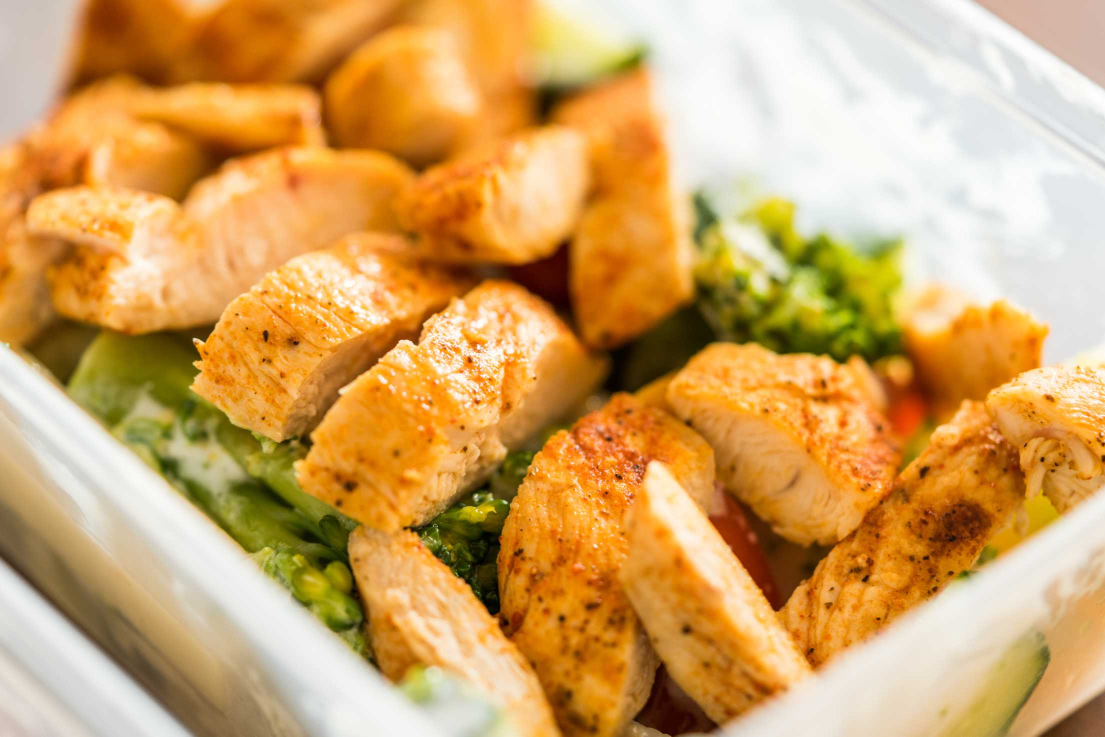
#> input picture assets/images/1.jpg, 2210 x 1473 px (shown at 1/2 size); its folder holds only this picture in this run
$ python resize.py   (older library calls are emulated)
#> lines starting #> are read from the running program, lines starting #| are printed output that depends on the picture
from PIL import Image
import os, sys

cwd = os.getcwd()
path= os.path.join(cwd,"images")
print(path)
dirs = os.walk( path )
final_size = 244;

def resize_aspect_fit():

    for root,dired,items in dirs:
    	for item in items:
	    	if os.path.isfile(os.path.join(root,item)):
	             print(item,flush=True)
	             try:
	             	im = Image.open(os.path.join(root,item))
#> im is the input picture: PIL image 2210x1473 RGB; mean R, G, B 209.3, 163.8, 99.7
	             	f, e = os.path.splitext(os.path.join(root,item))
	             	size = im.size
#> size = (2210, 1473)
	             	ratio = float(final_size) / max(size)
#> ratio = 0.11
	             	new_image_size = tuple([int(x*ratio) for x in size])
#> new_image_size = (244, 162)
	             	im = im.resize(new_image_size, Image.ANTIALIAS)
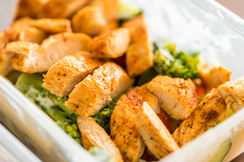
#> im: PIL image 244x162 RGB; mean R, G, B 209.2, 163.8, 99.7
	             	new_im = Image.new("RGB", (final_size, final_size))
#> new_im: PIL image 244x244 RGB; every value is 0
	             	new_im.paste(im, ((final_size-new_image_size[0])//2, (final_size-new_image_size[1])//2))
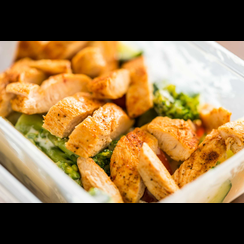
#> new_im: PIL image 244x244 RGB; mean R, G, B 138.9, 108.8, 66.2
	             	new_im.save(os.path.join(root,item) , 'JPEG', quality=85)
	             except Exception as e:
	             	pass

resize_aspect_fit()

$ run again, on assets/images/14.jpg
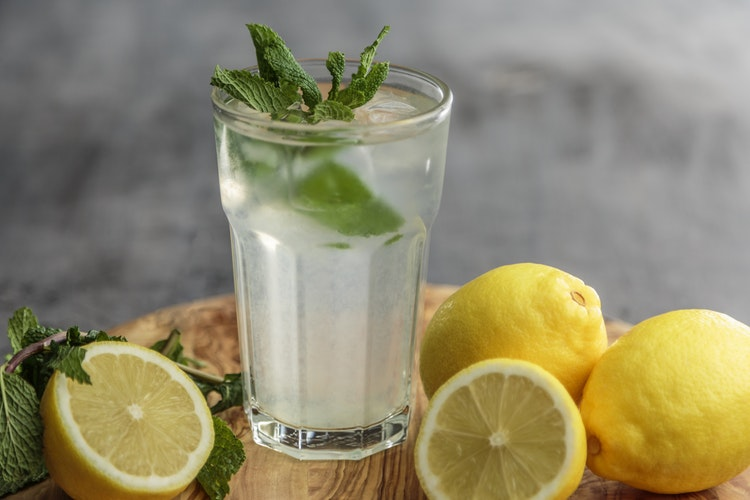
#> input picture assets/images/14.jpg, 750 x 500 px
#> in resize_aspect_fit, im is the input picture: PIL image 750x500 RGB; mean R, G, B 144.8, 138.3, 109.1
#> im: PIL image 243x162 RGB
#> in resize_aspect_fit, `new_im.paste(im, ((final_size-new_image_size[0])//2, (final_size-new_i..`:
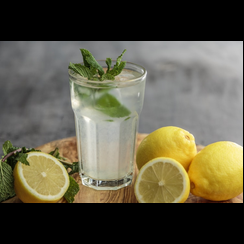
#> new_im: PIL image 244x244 RGB; mean R, G, B 95.7, 91.5, 72.1

$ run again, on assets/images/15.jpg
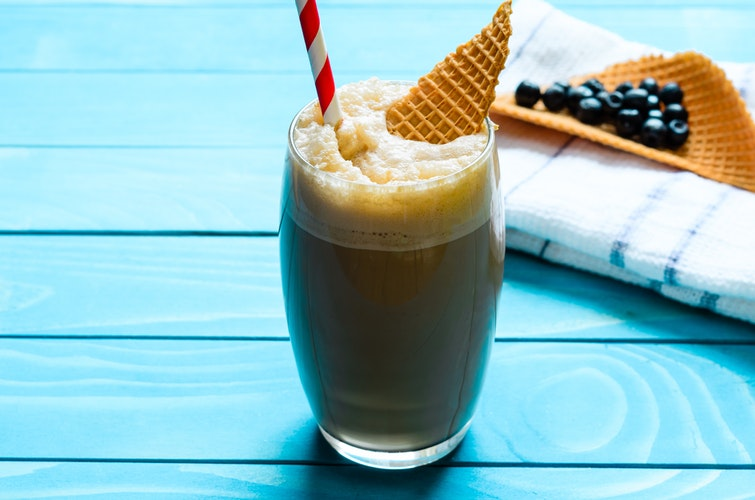
#> input picture assets/images/15.jpg, 755 x 500 px
#> in resize_aspect_fit, im is the input picture: PIL image 755x500 RGB; mean R, G, B 146.4, 191.4, 195.2
#> in resize_aspect_fit, `im = im.resize(new_image_size, Image.ANTIALIAS)`:
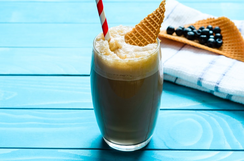
#> im: PIL image 244x161 RGB; mean R, G, B 146.4, 191.4, 195.2
#> in resize_aspect_fit, `new_im.paste(im, ((final_size-new_image_size[0])//2, (final_size-new_i..`:
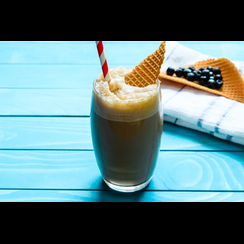
#> new_im: PIL image 244x244 RGB; mean R, G, B 96.6, 126.3, 128.8

$ run again, on assets/images/10.jpg
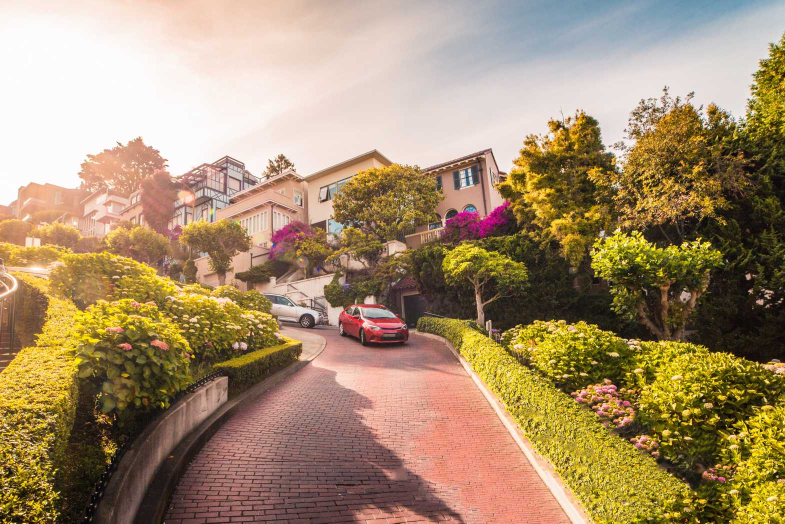
#> input picture assets/images/10.jpg, 1570 x 1047 px (shown at 1/2 size)
#> in resize_aspect_fit, im is the input picture: PIL image 1570x1047 RGB; mean R, G, B 165.4, 141.8, 109.7
#> in resize_aspect_fit, `im = im.resize(new_image_size, Image.ANTIALIAS)`:
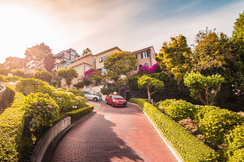
#> im: PIL image 244x162 RGB; mean R, G, B 165.4, 141.8, 109.7
#> in resize_aspect_fit, `new_im.paste(im, ((final_size-new_image_size[0])//2, (final_size-new_i..`:
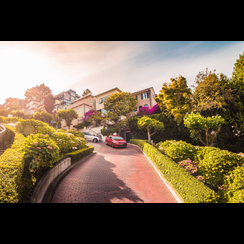
#> new_im: PIL image 244x244 RGB; mean R, G, B 109.8, 94.1, 72.8
